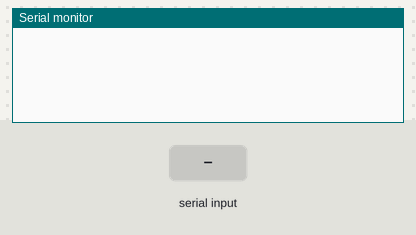
Recording of a sketch running on a simulated Arduino Uno, built with avr-gcc and run on an emulated ATmega328P. Parts: the last lines printed to the serial monitor. The inputs (shaded band) are chosen by the test bench.

Above: at 1.2 s.
1.3 s: "90,45\n" received over the second serial link
At 1.6 s:
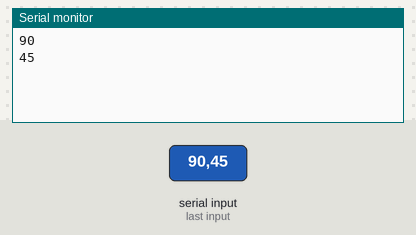
2.8 s: "30,150\n" received over the second serial link
At 4.6 s:
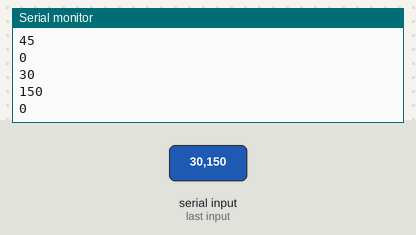
Timing chart, 0 to 6.1 s (numbered marks = the images above; inputs shaded):
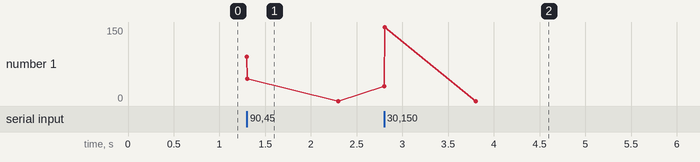

The sketch:

sketch_mar17a.ino
```cpp
#include <SoftwareSerial.h>
SoftwareSerial scannerSerial(7, 8);

void setup() {
  Serial.begin(9600);
  scannerSerial.begin(9600);
}

void loop() {
  if (scannerSerial.available())
  {
    uint32_t data = scannerSerial.parseInt();
    Serial.println(data);
  }
}
```

Measured:
- after the input at 1.3 s, the serial monitor: prints a new line at once (image 1)
- after the input at 2.8 s, the serial monitor: prints a new line at once (image 2)
